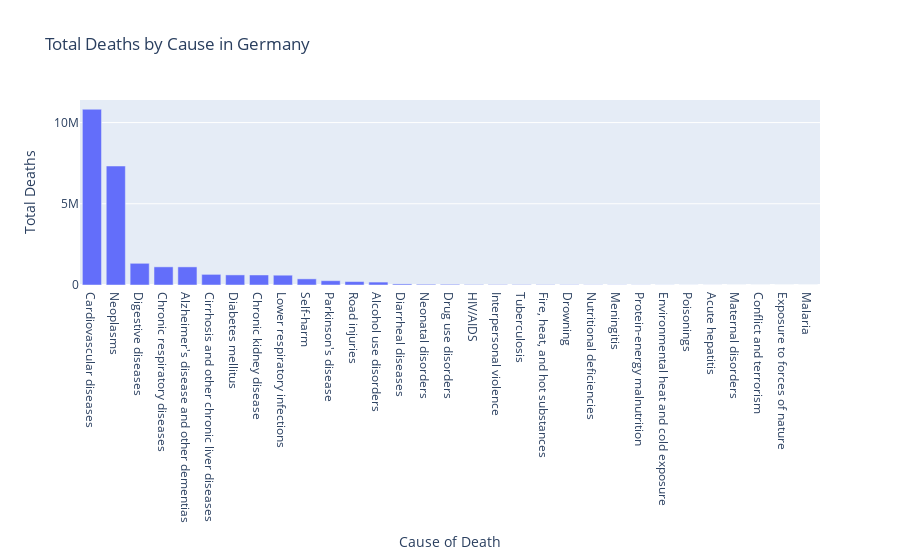

Notebook code cell kept with this figure:
### Code cell
germany_data = data[data['Country'] == 'Germany']
germany_data = germany_data.drop(['Country', 'Year', 'Total'], axis=1)

germany_cause_totals = germany_data.sum()# Sum the data by cause

germany_cause_totals = germany_cause_totals.reset_index()# Reset index and rename columns
germany_cause_totals.columns = ['Cause', 'TotalDeaths']

germany_cause_totals = germany_cause_totals.sort_values(by='TotalDeaths', ascending=False)# Sort the data

fig = px.bar(germany_cause_totals, x='Cause', y='TotalDeaths', 
             title='Total Deaths by Cause in Germany', 
             labels={'Cause': 'Cause of Death', 'TotalDeaths': 'Total Deaths'})

fig.show()

### Figure 1 — Plotly figure (JSON) as saved in the notebook; plotly's stock layout.template omitted (floating-point values rounded to 4 significant figures)
{"data": [{"alignmentgroup": "True", "hovertemplate": "Cause of Death=%{x}<br>Total Deaths=%{y}<extra></extra>", "legendgroup": "", "marker": {"color": "#636efa", "pattern": {"shape": ""}}, "name": "", "offsetgroup": "", "orientation": "v", "showlegend": false, "textposition": "auto", "type": "bar", "x": ["Cardiovascular diseases", "Neoplasms", "Digestive diseases", "Chronic respiratory diseases", "Alzheimer's disease and other dementias", "Cirrhosis and other chronic liver diseases", "Diabetes mellitus", "Chronic kidney disease", "Lower respiratory infections", "Self-harm", "Parkinson's disease", "Road injuries", "Alcohol use disorders", "Diarrheal diseases", "Neonatal disorders", "Drug use disorders", "HIV/AIDS", "Interpersonal violence", "Tuberculosis", "Fire, heat, and hot substances", "Drowning", "Nutritional deficiencies", "Meningitis", "Protein-energy malnutrition", "Environmental heat and cold exposure", "Poisonings", "Acute hepatitis", "Maternal disorders", "Conflict and terrorism", "Exposure to forces of nature", "Malaria"], "xaxis": "x", "y": [10819770, 7325650, 1335653, 1117582, 1114977, 654268, 621575, 616900, 603119, 377986, 264727, 211341, 180344, 66744, 46185, 43072, 28389, 24943, 24383, 20982, 17698, 11627, 10086, 8354, 5408, 3303, 2446, 1488, 387, 280, 0], "yaxis": "y"}], "layout": {"barmode": "relative", "legend": {"tracegroupgap": 0}, "title": {"text": "Total Deaths by Cause in Germany"}, "xaxis": {"anchor": "y", "domain": [0, 1], "title": {"text": "Cause of Death"}}, "yaxis": {"anchor": "x", "domain": [0, 1], "title": {"text": "Total Deaths"}}}}
